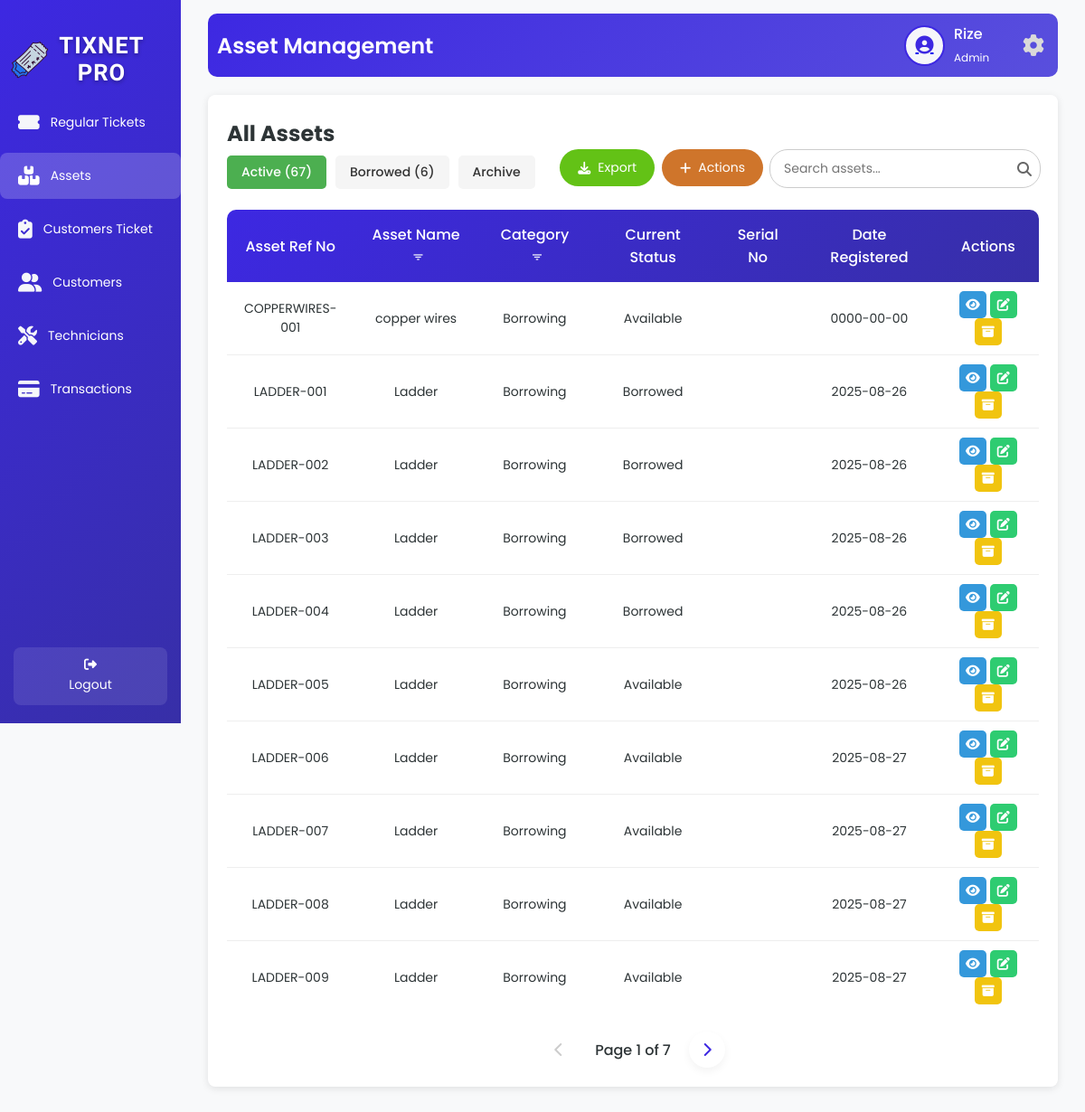
The page /assetsT.php (signed in) on the database as committed earlier.
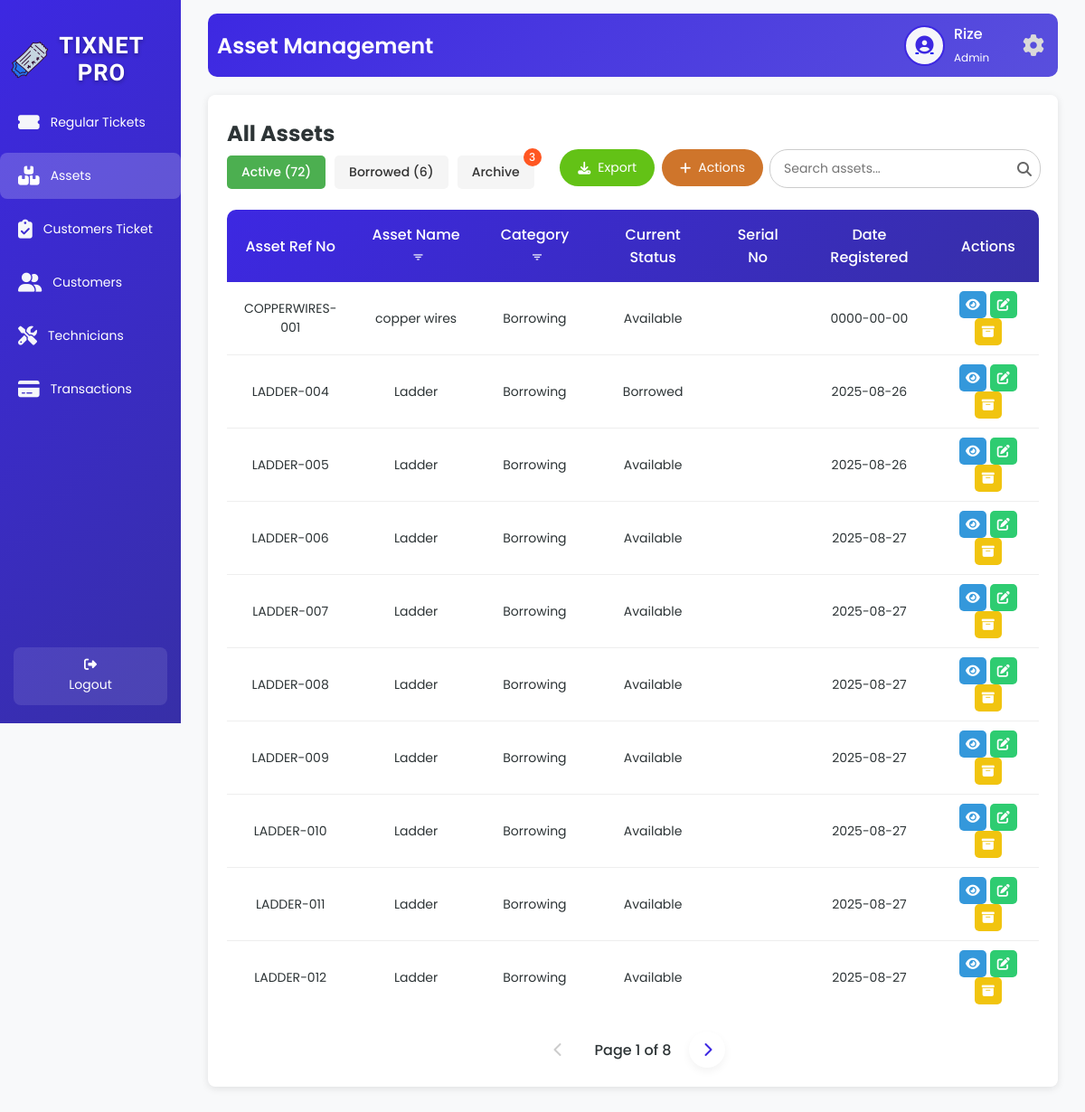
The same page on the database as committed later.
### tables this page shows
CREATE TABLE `tbl_assets` (
  `a_id` int(50) NOT NULL,
  `a_ref_no` varchar(200) NOT NULL,
  `a_name` varchar(200) NOT NULL,
  `a_status` varchar(200) NOT NULL,
  `a_current_status` varchar(200) NOT NULL,
  `a_quantity` int(50) NOT NULL,
  `a_serial_no` varchar(200) NOT NULL,
  `a_date` date NOT NULL
);

### assetsT.php (the view, shortened to what the changed rows need)
<?php
    include 'db.php';
    $limit = 10;
    $activePage = isset($_GET['active_page']) ? (int)$_GET['active_page'] : 1;
    $activeOffset = ($activePage - 1) * $limit;
    if ($conn) {
        $activeCountQuery = "SELECT COUNT(*) as total FROM tbl_assets WHERE a_current_status != 'Archived'";
        $activeCountResult = $conn->query($activeCountQuery);
        $totalActive = $activeCountResult ? $activeCountResult->fetch_assoc()['total'] : 0;
        $totalActivePages = ceil($totalActive / $limit);
        $sqlActive = "SELECT a_ref_no, a_name, a_status, a_current_status, a_date, a_serial_no FROM tbl_assets WHERE a_current_status != 'Archived' ORDER BY a_ref_no ASC LIMIT ?, ?";
        $stmtActive = $conn->prepare($sqlActive);
        $stmtActive->bind_param("ii", $activeOffset, $limit);
        $stmtActive->execute();
        $resultActive = $stmtActive->get_result();
        $archivedCountQuery = "SELECT COUNT(*) as total FROM tbl_assets WHERE a_current_status = 'Archived'";
        $archivedCountResult = $conn->query($archivedCountQuery);
        $totalArchived = $archivedCountResult ? $archivedCountResult->fetch_assoc()['total'] : 0;
    } else {
        $_SESSION['error'] = "Database connection failed.";
    }
    ?>
    <!DOCTYPE html>
    <html lang="en">
    <head>
        <link rel="stylesheet" href="assetsT.css">
        <link rel="stylesheet" href="https://cdnjs.cloudflare.com/ajax/libs/font-awesome/6.6.0/css/all.min.css">
        <link rel="stylesheet" href="https://unpkg.com/boxicons@2.1.4/css/boxicons.min.css">
    </head>
    <body>
    <div class="wrapper">
        <div class="sidebar">
        <h2><img src="image/logo.png" alt="Tix Net Icon" class="sidebar-icon">TixNet Pro</h2>
</div>
        <div class="container">
            <div class="upper">
                <h1>Asset Management</h1>
            </div>
            <div class="table-box glass-container">
                <div class="assets">
                    <h2>All Assets</h2>
                <div class="header-controls">
                   <div class="tab-buttons">
                   <button class="tab-btn active" onclick="showAssetTab('active')">Active (<?php echo $totalActive; ?>)</button>
                   <button class="tab-btn" onclick="showAssetTab('borrowed')">Borrowed (<?php
                     $borrowedCountQuery = "SELECT COUNT(*) as total FROM tbl_asset_status WHERE a_status = 'Borrowed'";
                     $borrowedCountResult = $conn->query($borrowedCountQuery);
                     $totalBorrowed = $borrowedCountResult ? $borrowedCountResult->fetch_assoc()['total'] : 0;
                   echo $totalBorrowed;
                   ?>)</button>
                   <button class="tab-btn" onclick="showAssetTab('archive')">Archive
                      <?php if ($totalArchived > 0): ?>
                        <span class="tab-badge"><?php echo $totalArchived; ?></span>
                      <?php endif; ?>
                   </button>
                </div>
          </div>
                    <div id="assets-active" class="tab-content">
                        <table id="assets-table">
                            <thead>
                            <tr>
                            <th>Asset Ref No</th>
                            <th>Asset Name
                                    <button class="filter-btn" onclick="showAssetNameFilterModal('active')" title="Filter by Asset Name">
                                    <i class='bx bx-filter'></i>
                                    </button>
                            </th>
                            <th>Category
                                    <button class="filter-btn" onclick="showAssetStatusFilterModal('active')" title="Filter by Category">
                                    <i class='bx bx-filter'></i>
                                    </button>
                            </th>
                            <th>Current Status</th>
                            <th>Serial No</th>
                            <th>Date Registered</th>
                            <th>Actions</th>
                            </tr>
                            </thead>
                            <tbody id="assets-table-body">
                                <?php
                                if ($resultActive && $resultActive->num_rows > 0) {
                                    while ($row = $resultActive->fetch_assoc()) {
                                        echo "<tr>
                                                <td>" . htmlspecialchars($row['a_ref_no'], ENT_QUOTES, 'UTF-8') . "</td>
                                                <td>" . htmlspecialchars($row['a_name'], ENT_QUOTES, 'UTF-8') . "</td>
                                                <td>" . htmlspecialchars($row['a_status'], ENT_QUOTES, 'UTF-8') . "</td>
                                                <td>" . htmlspecialchars($row['a_current_status'], ENT_QUOTES, 'UTF-8') . "</td>
                                                <td>" . ($row['a_serial_no'] ? htmlspecialchars($row['a_serial_no'], ENT_QUOTES, 'UTF-8') : '') . "</td>
                                                <td>" . htmlspecialchars($row['a_date'], ENT_QUOTES, 'UTF-8') . "</td>
                                                <td>
                                                   <a class='view-btn' onclick=\"showAssetViewModal('" . htmlspecialchars($row['a_ref_no'], ENT_QUOTES, 'UTF-8') . "', '" . htmlspecialchars($row['a_name'], ENT_QUOTES, 'UTF-8') . "', '" . htmlspecialchars($row['a_status'], ENT_QUOTES, 'UTF-8') . "', '" . htmlspecialchars($row['a_current_status'], ENT_QUOTES, 'UTF-8') . "', '" . htmlspecialchars($row['a_date'], ENT_QUOTES, 'UTF-8') . "', '" . htmlspecialchars($row['a_serial_no'] ?? '', ENT_QUOTES, 'UTF-8') . "')\" title='View'><i class='fas fa-eye'></i></a>
                                                   <a class='edit-btn' onclick=\"showEditAssetModal('" . htmlspecialchars($row['a_ref_no'], ENT_QUOTES, 'UTF-8') . "', '" . htmlspecialchars($row['a_name'], ENT_QUOTES, 'UTF-8') . "', '" . htmlspecialchars($row['a_status'], ENT_QUOTES, 'UTF-8') . "', '" . htmlspecialchars($row['a_current_status'], ENT_QUOTES, 'UTF-8') . "', '" . htmlspecialchars($row['a_serial_no'] ?? '', ENT_QUOTES, 'UTF-8') . "')\" title='Edit'><i class='fas fa-edit'></i></a>
                                                   <a class='archive-btn' onclick=\"showArchiveModal('" . htmlspecialchars($row['a_ref_no'], ENT_QUOTES, 'UTF-8') . "', '" . htmlspecialchars($row['a_name'], ENT_QUOTES, 'UTF-8') . "')\" title='Archive'><i class='fas fa-archive'></i></a>
                                                </td></tr>";
                                    }
                                } else {
                                    echo "<tr><td colspan='8'>No active assets found.</td></tr>";
                                }
                                ?>
                            </tbody>
                        </table>
                        <div class="pagination" id="active-pagination">
                            <?php if ($activePage > 1): ?>
                                <a href="javascript:searchAssets(<?php echo $activePage - 1; ?>, 'active')" class="pagination-link"><i class="fas fa-chevron-left"></i></a>
                            <?php else: ?>
                                <span class="pagination-link disabled"><i class="fas fa-chevron-left"></i></span>
                            <?php endif; ?>
                            <span class="current-page">Page <?php echo $activePage; ?> of <?php echo $totalActivePages; ?></span>
                            <?php if ($activePage < $totalActivePages): ?>
                                <a href="javascript:searchAssets(<?php echo $activePage + 1; ?>, 'active')" class="pagination-link"><i class="fas fa-chevron-right"></i></a>
                            <?php else: ?>
                                <span class="pagination-link disabled"><i class="fas fa-chevron-right"></i></span>
                            <?php endif; ?>
                        </div>
                    </div>
                </div>
            </div>
        </div>
    </div>
    </body>
    </html>

Rows that differ between the two databases and show on the page:
no longer on this page (row edited): tbl_assets: a_ref_no "LADDER-001", a_name "Ladder", a_status "Borrowing", a_current_status "Borrowed", a_date "2025-08-26"
no longer on this page (row edited): tbl_assets: a_ref_no "LADDER-002", a_name "Ladder", a_status "Borrowing", a_current_status "Borrowed", a_date "2025-08-26"
no longer on this page (row edited): tbl_assets: a_ref_no "LADDER-003", a_name "Ladder", a_status "Borrowing", a_current_status "Borrowed", a_date "2025-08-26"
now on this page (row unchanged): tbl_assets: a_ref_no "LADDER-010", a_name "Ladder", a_status "Borrowing", a_current_status "Available", a_date "2025-08-27"
now on this page (row unchanged): tbl_assets: a_ref_no "LADDER-011", a_name "Ladder", a_status "Borrowing", a_current_status "Available", a_date "2025-08-27"
now on this page (row unchanged): tbl_assets: a_ref_no "LADDER-012", a_name "Ladder", a_status "Borrowing", a_current_status "Available", a_date "2025-08-27"
Other text that changed with them:
$totalActive: "67" → "72"
$totalArchived: (not shown) → "3"
$totalActivePages: "7" → "8"
